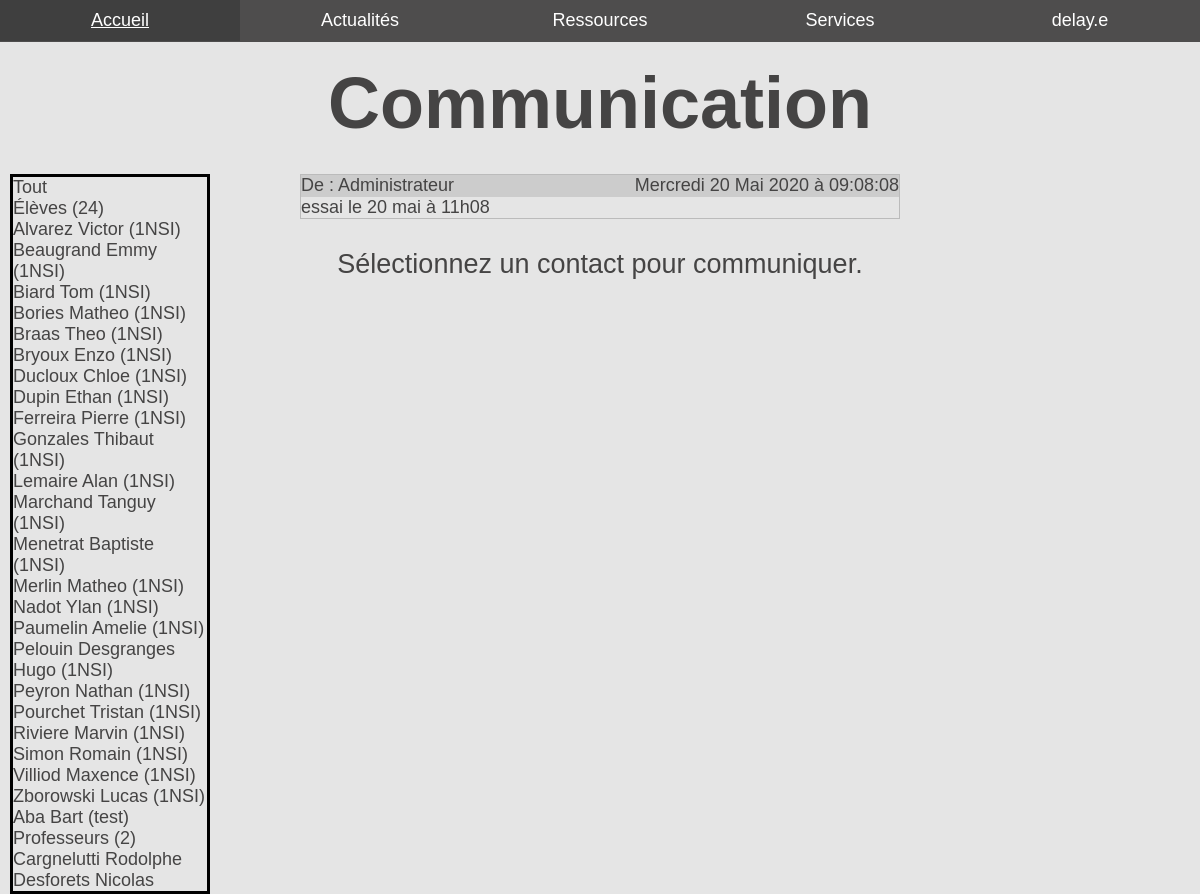
Page /communication (signed in) on the committed database.
### tables this page shows
CREATE TABLE `communication` (
            `id`        INTEGER NOT NULL PRIMARY KEY AUTOINCREMENT UNIQUE,
            `sender`    INTEGER NOT NULL,
            `receiver`  INTEGER NOT NULL,
            `message`   VARCHAR ( 1023 ) NOT NULL,
            `timestamp` INT NOT NULL
        );

CREATE TABLE `user` (
            `id`            INTEGER NOT NULL PRIMARY KEY AUTOINCREMENT UNIQUE,
            `username`      VARCHAR ( 255 ) NOT NULL UNIQUE,
            `password_hash` VARCHAR ( 255 ) NOT NULL,
            `role`          INTEGER NOT NULL,
            `last_name`     VARCHAR ( 127 ) NOT NULL,
            `first_name`    VARCHAR ( 127 ) NOT NULL,
            `class`         VARCHAR ( 15 ),
            `theme`         INTEGER NOT NULL
        );

### src/models/Database.php (called while the page is built, shortened)
<?php
class Database
{
    public function __construct(
        string $dsn      = CONFIG['database']['dsn'],
        string $user     = CONFIG['database']['user'],
        string $password = CONFIG['database']['password']
    )
    {
	    $this->pdo = new PDO($dsn, $user, $password);
    }
}

### src/controllers/communication.php (called while the page is built, shortened)
<?php
require_once CLASSES_PATH . 'Communication.php';
require_once MODELS_PATH . 'CommunicationDatabase.php';
require_once CLASSES_PATH . 'User.php';
require_once MODELS_PATH . 'UserDatabase.php';
require_once FUNCTIONS_PATH . 'communication.php';
$user_db          = new UserDatabase;
$communication_db = new CommunicationDatabase;
$user = $_SESSION['user'];
if ($student) {
    $student_list = $user_db->get_all(STUDENT, $user->class, $user->id);
} else {
    $student_list = $user_db->get_all(STUDENT);
}
$student_count   = count($student_list);
$professor_list  = $user_db->get_all(PROFESSOR, null, $user->id);
$professor_count = count($professor_list);
$contact_id = null;
if (!isset($page)) {
    $page = 0;
}
$communications = $communication_db->get_all($page, $user->id, $contact_id);
foreach ($communications as $communication) {
    if ($communication->sender === $user->id) {
        if ($receiver = $user_db->get($communication->receiver)) {
            $communication->receiver = $receiver->last_name . ' ' .
                $receiver->first_name;
        } else {
            $communication->receiver = 'Utilisateur supprimé';
        }
    } else {
        if ($sender = $user_db->get($communication->sender)) {
            $communication->sender = $sender->last_name . ' ' .
                $sender->first_name;
        } else {
            $communication->receiver = 'Utilisateur supprimé';
        }
    }
}
$week = [
    1 => 'Lundi',
         'Mardi',
         'Mercredi',
         'Jeudi',
         'Vendredi',
         'Samedi',
         'Dimanche'
];
$month = [
    1 => 'Janvier',
         'Février',
         'Mars',
         'Avril',
         'Mai',
         'Juin',
         'Juillet',
         'Août',
         'Septembre',
         'Octobre',
         'Novembre',
         'Décembre'
];

### src/models/CommunicationDatabase.php (called while the page is built, shortened)
<?php
require_once MODELS_PATH . 'Database.php';
require_once CLASSES_PATH . 'Communication.php';
class CommunicationDatabase extends Database
{
    public function get_all(int $page = 1, int $id = null, $contact = null,
        int $timestamp = 0): ?array
    {
        if ($id === null &&
            $query = $this->pdo->prepare('SELECT * FROM communication
                WHERE timestamp > ? ORDER BY timestamp
                LIMIT 10 OFFSET ?')
        ) {
            $query->execute([$timestamp, $page * 10]);
        }
        if (is_int($id) && $contact === null &&
            $query = $this->pdo->prepare('SELECT * FROM communication
                WHERE (sender = ? OR receiver = ?) AND timestamp > ?
                ORDER BY timestamp
                LIMIT 10 OFFSET ?')
        ) {
            $query->execute([$id, $id, $timestamp, $page * 10]);
        }
        if (is_int($id) && is_int($contact) &&
            $query = $this->pdo->prepare('SELECT * FROM communication
                WHERE (sender = ? AND receiver = ?) OR
                (sender = ? AND receiver = ?) AND timestamp > ?
                ORDER BY timestamp
                LIMIT 10 OFFSET ?')
        ) {
            $query->execute([$id, $contact, $contact, $id, $timestamp, $page * 10]);
        }
        if ($query) {
            return $query->fetchAll(PDO::FETCH_CLASS, 'Communication');
        }
        return null;
    }
}

### src/classes/Communication.php (called while the page is built, shortened)
<?php
class Communication
{
    public $timestamp;
    public function __construct(
        int    $sender    = null,
        int    $receiver  = null,
        string $message   = null,
        int    $timestamp = null,
        int    $id        = null
        )
    {
        if (!is_int($this->timestamp)) {
            $this->timestamp = (int)$this->timestamp;
        }
    }
}

### src/models/UserDatabase.php (called while the page is built, shortened)
<?php
require_once MODELS_PATH . 'Database.php';
require_once CLASSES_PATH . 'User.php';
class UserDatabase extends Database
{
    public function get_all(int $role = null, string $class = null,
        int $diff = -1): ?array
    {
        if (is_int($role) && $class === null) {
            if ($query = $this->pdo->prepare('
                SELECT id, username, role, last_name, first_name, class
                FROM user
                WHERE role = ? AND id != ?
                ORDER BY class, last_name, first_name')
            ) {
                if ($query->execute([$role, $diff])) {
                    return $query->fetchAll(PDO::FETCH_CLASS, 'User');
                }
            }
        }
        return null;
    }
}

### src/classes/User.php (called while the page is built, shortened)
<?php
class User
{
    public $id;
    public function __construct(
        int    $id            = null,
        string $username      = null,
        int    $role          = null,
        string $last_name     = null,
        string $first_name    = null,
        string $class         = null,
        int    $theme         = null,
        string $password      = null,
        string $password_hash = null
    ) {
        if (!is_int($this->id)) {
            $this->id = (int)$this->id;
        }
    }
}

### src/templates/template_controller.php (called while the page is built, shortened)
<?php
if ($connected) {
    switch ($_SESSION['user']->theme) {
        default:
            $theme = 'light';
    }
}

### src/functions/global.php (called while the page is built, shortened)
<?php
require_once CLASSES_PATH . 'User.php';
function is_connected(): bool
{
    return !empty($_SESSION['connected']);
}

### src/views/communication.php (the view, shortened to what this page needs)
<?php if (!empty($communications)): ?>
<?php foreach ($communications as $communication): ?>
<div class="comms_comm">
    <div class="comms_head">
        <?php if ($communication->sender === $user->id): ?>
        <div class="comms_contact">Pour : <?= $communication->receiver ?></div>
        <?php else: ?>
        <div class="comms_contact">De : <?= $communication->sender ?></div>
        <?php endif ?>
        <div class="comms_timestamp"><?= $week[date('N', $communication->timestamp)] . ' ' . date('j', $communication->timestamp) . ' ' . $month[date('n', $communication->timestamp)] . ' ' . date('Y', $communication->timestamp) . ' à ' . date('H:i:s', $communication->timestamp)?></div>
    </div>
    <p class="comms_message"><?= $communication->message ?></p>
</div>
<?php endforeach ?>
<?php endif ?>
<div class="comms_side">
    <ul>
        <li><a href="/communication">Tout</a></li>
        <?php if ($student_list): ?>
        <li>Élèves (<?= $student_count ?>)
            <ul>
                <?php foreach ($student_list as $student): ?>
                <li><a href="/communication?id=<?= $student->id ?>"><?= $student->last_name ?> <?= $student->first_name ?> (<?= $student->class ?>)</a></li>
                <?php endforeach ?>
            </ul>
        </li>
        <?php endif ?>
        <?php if ($professor_list): ?>
        <li>Professeurs (<?= $professor_count ?>)
            <ul>
                <?php foreach ($professor_list as $professor): ?>
                <li><a href="/communication?id=<?= $professor->id ?>"><?= $professor->last_name ?> <?= $professor->first_name ?></a></li>
                <?php endforeach ?>
        </li>
        <?php endif ?>
    </ul>
</div>
<?php if ($contact): ?>
<div class="comms_input">
    <div class="comms_for">Pour <?= $contact->last_name . ' ' . $contact->first_name ?></div>
    <form method="post">
        <textarea class= "comms_text" name="message" rows="5" cols="33" placeholder="Votre message..." maxlength="<?= CONFIG['message']['max_length'] ?>" required></textarea>
        <button class="comms_button">Envoyer</button>
    </form>
</div>
<?php else: ?>
<h2>Sélectionnez un contact pour communiquer.</h2>
<?php endif ?>

### public/index.php (shortened to what this page needs)
<?php
require_once FUNCTIONS_PATH . 'global.php';
$uri = explode('/', explode('?', $_SERVER['REQUEST_URI'])[0]);
$uri_size = count($uri);
if ($connected = is_connected()) {
    $student = is_student();
}
switch ($uri[1]) {
    default:
        switch ($uri[1]) {
            case 'communication':
                if ($uri_size === 2) {
                    $page_title = 'Communication';
                    require CONTROLLERS_PATH . 'communication.php';
                    require VIEWS_PATH . 'communication.php';
                    break;
                }
        }
}
$page_content = ob_get_clean();
require TEMPLATES_PATH . 'template_controller.php';
require TEMPLATES_PATH . 'template_view.php';

### src/templates/template_view.php (shortened to what this page needs)
<!DOCTYPE html>
<html lang="fr">
    <head>
        <link href="/styles/<?= $theme ?>.css" rel="stylesheet" type="text/css">
    </head>
    <body>
        <header>
            <nav>
                <ul id="menu">
                    <li><a<?php if ($page_title === ''): ?> class="active"<?php endif ?> href="/">Accueil</a></li>
                    <li><a<?php if ($page_title === 'Actualités'): ?> class="active"<?php endif ?> href="/news">Actualités</a></li>
                    <li><a<?php if ($page_title === 'Ressources' || $page_title === 'Cours' || $page_title === 'Activités' || $page_title === 'Devoirs Maisons'): ?> class="active"<?php endif ?> href="/ressources">Ressources</a>
                    </li>
                    <li><a<?php if ($page_title === 'Services'): ?> class="active"<?php endif ?> href="/services">Services</a>
                    </li>
                    <li><a id="connexion"<?php if ($page_title === 'Connexion' || $page_title === 'Profil' || $page_title === 'Administration' || $page_title === 'Communications' ): ?> class="active"<?php endif ?> href="<?= $connected ? '/profil' : '/login' ?>"><?= $connected ? $_SESSION['user']->username : 'Connexion' ?></a>
                    </li>
                </ul>
            </nav>
        </header>
        <?php if (!empty($page_title)): ?>
        <h1><?= $page_title ?></h1>
        <?php endif ?>
        <main>
            <?= $page_content ?>
        </main>
    </body>
</html>

### public/styles/light.css (style rules this page uses)
html,body,p,ol,ul,li,dl,dt,dd,blockquote,figure,form,fieldset,legend,textarea,pre,iframe,hr,h1,h2,h3,h4,h5,h6 { margin:0;padding:0 }
h1,h2,h3,h4,h5,h6 { font-size:100%;font-weight:normal }
ul { list-style:none }
html { box-sizing:border-box }
*,*:before,*:after { box-sizing:inherit }
a { text-decoration: none }
body { font-family: 'Source Sans Pro', sans-serif; font-size: 18px; background-color: #e5e5e5; color: #454444; }
main { position: relative; }
a { color: inherit; }
h1::first-letter { text-transform: uppercase; }
h2 { font-size: 1.5em; text-align: center; }
nav { position: relative; width: 100%; background-color: #4E4D4D; text-align: center; height: 42px; }
nav li { float: left; display: inline-block; width: 20%; }
nav a { display:block; width: 100%; padding: 10px 0; color: #fff; }
#menu, #menu ul { text-align: center; width: 100%; }
#menu li { position: relative; background: #4e4d4d; }
h1 { position: relative; text-align: center; font-size: 4em; font-weight: bold; margin: 20px; }
h2 { margin-bottom: 30px; }
.comms_side { position: absolute; top: 0; left: 10px; width: 200px; border: 3px solid #000; }
.comms_comm { position: relative; width: 50%; height: auto; margin: 30px auto; border: 1px solid #bbb; }
.comms_head { position: relative; height: 1.2em; background-color: #ccc; }
.comms_contact { position: absolute; left: 0; }
.comms_timestamp { position: absolute; right: 0; }
.comms_message { position: relative; word-break: break-all; }

### rows in the picture
communication: timestamp "Mercredi", timestamp "20", timestamp "Mai", timestamp "2020", timestamp "09:08:08", message "essai le 20 mai à 11h08"
user: last_name+first_name "Administrateur"
user: last_name "Alvarez", first_name "Victor", class "1NSI"
user: last_name "Beaugrand", first_name "Emmy", class "1NSI"
user: last_name "Biard", first_name "Tom", class "1NSI"
user: last_name "Bories", first_name "Matheo", class "1NSI"
user: last_name "Braas", first_name "Theo", class "1NSI"
user: last_name "Bryoux", first_name "Enzo", class "1NSI"
user: last_name "Ducloux", first_name "Chloe", class "1NSI"
user: last_name "Dupin", first_name "Ethan", class "1NSI"
user: last_name "Ferreira", first_name "Pierre", class "1NSI"
user: last_name "Gonzales", first_name "Thibaut", class "1NSI"
user: last_name "Lemaire", first_name "Alan", class "1NSI"
user: last_name "Marchand", first_name "Tanguy", class "1NSI"
user: last_name "Menetrat", first_name "Baptiste", class "1NSI"
user: last_name "Merlin", first_name "Matheo", class "1NSI"
user: last_name "Nadot", first_name "Ylan", class "1NSI"
user: last_name "Paumelin", first_name "Amelie", class "1NSI"
user: last_name "Pelouin Desgranges", first_name "Hugo", class "1NSI"
user: last_name "Peyron", first_name "Nathan", class "1NSI"
user: last_name "Pourchet", first_name "Tristan", class "1NSI"
user: last_name "Riviere", first_name "Marvin", class "1NSI"
user: last_name "Simon", first_name "Romain", class "1NSI"
user: last_name "Villiod", first_name "Maxence", class "1NSI"
user: last_name "Zborowski", first_name "Lucas", class "1NSI"
user: last_name "Aba", first_name "Bart", class "test"
user: last_name "Cargnelutti", first_name "Rodolphe"
user: last_name "Desforets", first_name "Nicolas"

### other values in the picture
$_SESSION['user']->username "delay.e"
$page_title "Communication"
$student_count "24"
$professor_count "2"
